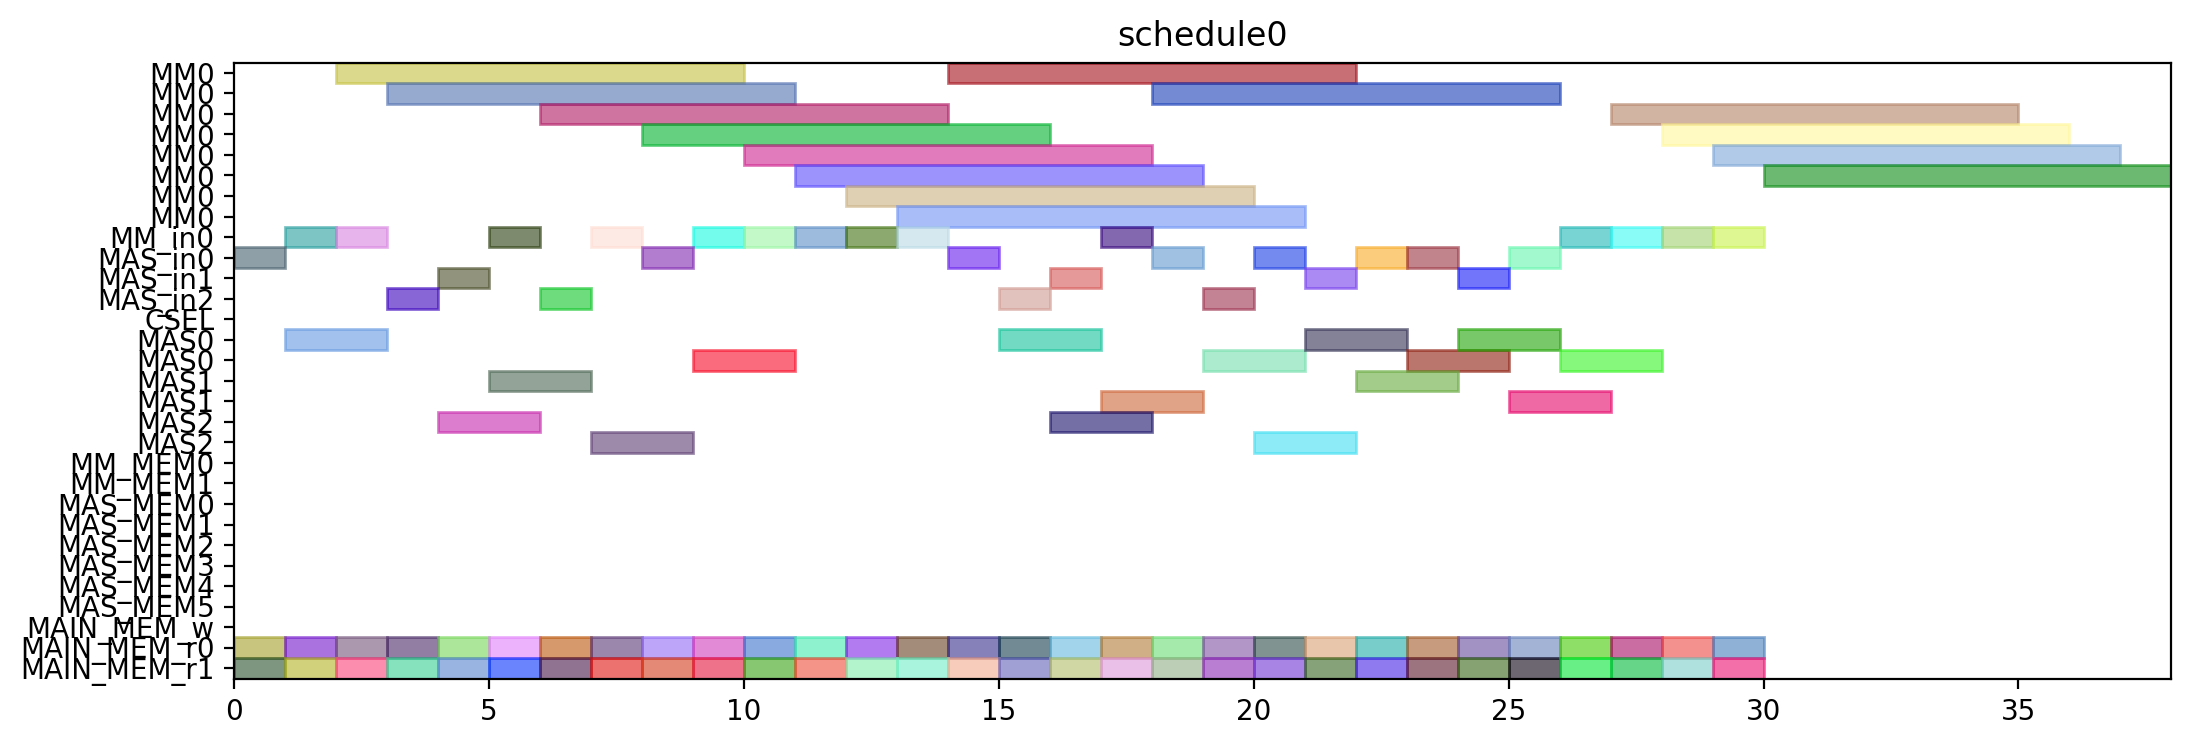

Write the Python code that produced this figure.
from pyschedule import Scenario, solvers, plotters, alt


def solve():
	horizon = 120
	S = Scenario("schedule0", horizon=horizon)

	# resource
	MM = S.Resources('MM', num=1, size=8)
	MM_in = S.Resources('MM_in', num=1)
	MAS_in = S.Resources('MAS_in', num=3)
	CSEL = S.Resource('CSEL')
	MAS = S.Resources('MAS', num=3, size=2, periods=range(1, horizon))
	MM_MEM = S.Resources('MM_MEM', num=2)
	MAS_MEM = S.Resources('MAS_MEM', num=6)
	MAIN_MEM_w = S.Resource('MAIN_MEM_w', size=1)
	MAIN_MEM_r = S.Resources('MAIN_MEM_r', num=2)

	# result of previous scheduling

	# new tasks
	t1_t0 = S.Task('t1_t0', length=8, delay_cost=1)
	t1_t0 += alt(MM)
	t1_t0_in = S.Task('t1_t0_in', length=1, delay_cost=1)
	t1_t0_in += alt(MM_in)
	S += t1_t0_in*MM_in[0]<=t1_t0*MM[0]
	t1_t0_mem0 = S.Task('t1_t0_mem0', length=1, delay_cost=1)
	t1_t0_mem0 += MAIN_MEM_r[0]
	S += t1_t0_mem0 <= t1_t0

	t1_t0_mem1 = S.Task('t1_t0_mem1', length=1, delay_cost=1)
	t1_t0_mem1 += MAIN_MEM_r[1]
	S += t1_t0_mem1 <= t1_t0

	t1_t1 = S.Task('t1_t1', length=8, delay_cost=1)
	t1_t1 += alt(MM)
	t1_t1_in = S.Task('t1_t1_in', length=1, delay_cost=1)
	t1_t1_in += alt(MM_in)
	S += t1_t1_in*MM_in[0]<=t1_t1*MM[0]
	t1_t1_mem0 = S.Task('t1_t1_mem0', length=1, delay_cost=1)
	t1_t1_mem0 += MAIN_MEM_r[0]
	S += t1_t1_mem0 <= t1_t1

	t1_t1_mem1 = S.Task('t1_t1_mem1', length=1, delay_cost=1)
	t1_t1_mem1 += MAIN_MEM_r[1]
	S += t1_t1_mem1 <= t1_t1

	t1_t2 = S.Task('t1_t2', length=2, delay_cost=1)
	t1_t2 += alt(MAS)
	t1_t2_in = S.Task('t1_t2_in', length=1, delay_cost=1)
	t1_t2_in += alt(MAS_in)
	S += t1_t2_in*MAS_in[0]<=t1_t2*MAS[0]

	S += t1_t2_in*MAS_in[1]<=t1_t2*MAS[1]

	S += t1_t2_in*MAS_in[2]<=t1_t2*MAS[2]

	t1_t2_mem0 = S.Task('t1_t2_mem0', length=1, delay_cost=1)
	t1_t2_mem0 += MAIN_MEM_r[0]
	S += t1_t2_mem0 <= t1_t2

	t1_t2_mem1 = S.Task('t1_t2_mem1', length=1, delay_cost=1)
	t1_t2_mem1 += MAIN_MEM_r[1]
	S += t1_t2_mem1 <= t1_t2

	t1_t3 = S.Task('t1_t3', length=2, delay_cost=1)
	t1_t3 += alt(MAS)
	t1_t3_in = S.Task('t1_t3_in', length=1, delay_cost=1)
	t1_t3_in += alt(MAS_in)
	S += t1_t3_in*MAS_in[0]<=t1_t3*MAS[0]

	S += t1_t3_in*MAS_in[1]<=t1_t3*MAS[1]

	S += t1_t3_in*MAS_in[2]<=t1_t3*MAS[2]

	t1_t3_mem0 = S.Task('t1_t3_mem0', length=1, delay_cost=1)
	t1_t3_mem0 += MAIN_MEM_r[0]
	S += t1_t3_mem0 <= t1_t3

	t1_t3_mem1 = S.Task('t1_t3_mem1', length=1, delay_cost=1)
	t1_t3_mem1 += MAIN_MEM_r[1]
	S += t1_t3_mem1 <= t1_t3

	t2_t0 = S.Task('t2_t0', length=8, delay_cost=1)
	t2_t0 += alt(MM)
	t2_t0_in = S.Task('t2_t0_in', length=1, delay_cost=1)
	t2_t0_in += alt(MM_in)
	S += t2_t0_in*MM_in[0]<=t2_t0*MM[0]
	t2_t0_mem0 = S.Task('t2_t0_mem0', length=1, delay_cost=1)
	t2_t0_mem0 += MAIN_MEM_r[0]
	S += t2_t0_mem0 <= t2_t0

	t2_t0_mem1 = S.Task('t2_t0_mem1', length=1, delay_cost=1)
	t2_t0_mem1 += MAIN_MEM_r[1]
	S += t2_t0_mem1 <= t2_t0

	t2_t1 = S.Task('t2_t1', length=8, delay_cost=1)
	t2_t1 += alt(MM)
	t2_t1_in = S.Task('t2_t1_in', length=1, delay_cost=1)
	t2_t1_in += alt(MM_in)
	S += t2_t1_in*MM_in[0]<=t2_t1*MM[0]
	t2_t1_mem0 = S.Task('t2_t1_mem0', length=1, delay_cost=1)
	t2_t1_mem0 += MAIN_MEM_r[0]
	S += t2_t1_mem0 <= t2_t1

	t2_t1_mem1 = S.Task('t2_t1_mem1', length=1, delay_cost=1)
	t2_t1_mem1 += MAIN_MEM_r[1]
	S += t2_t1_mem1 <= t2_t1

	t2_t2 = S.Task('t2_t2', length=2, delay_cost=1)
	t2_t2 += alt(MAS)
	t2_t2_in = S.Task('t2_t2_in', length=1, delay_cost=1)
	t2_t2_in += alt(MAS_in)
	S += t2_t2_in*MAS_in[0]<=t2_t2*MAS[0]

	S += t2_t2_in*MAS_in[1]<=t2_t2*MAS[1]

	S += t2_t2_in*MAS_in[2]<=t2_t2*MAS[2]

	t2_t2_mem0 = S.Task('t2_t2_mem0', length=1, delay_cost=1)
	t2_t2_mem0 += MAIN_MEM_r[0]
	S += t2_t2_mem0 <= t2_t2

	t2_t2_mem1 = S.Task('t2_t2_mem1', length=1, delay_cost=1)
	t2_t2_mem1 += MAIN_MEM_r[1]
	S += t2_t2_mem1 <= t2_t2

	t2_t3 = S.Task('t2_t3', length=2, delay_cost=1)
	t2_t3 += alt(MAS)
	t2_t3_in = S.Task('t2_t3_in', length=1, delay_cost=1)
	t2_t3_in += alt(MAS_in)
	S += t2_t3_in*MAS_in[0]<=t2_t3*MAS[0]

	S += t2_t3_in*MAS_in[1]<=t2_t3*MAS[1]

	S += t2_t3_in*MAS_in[2]<=t2_t3*MAS[2]

	t2_t3_mem0 = S.Task('t2_t3_mem0', length=1, delay_cost=1)
	t2_t3_mem0 += MAIN_MEM_r[0]
	S += t2_t3_mem0 <= t2_t3

	t2_t3_mem1 = S.Task('t2_t3_mem1', length=1, delay_cost=1)
	t2_t3_mem1 += MAIN_MEM_r[1]
	S += t2_t3_mem1 <= t2_t3

	t0_t0 = S.Task('t0_t0', length=8, delay_cost=1)
	t0_t0 += alt(MM)
	t0_t0_in = S.Task('t0_t0_in', length=1, delay_cost=1)
	t0_t0_in += alt(MM_in)
	S += t0_t0_in*MM_in[0]<=t0_t0*MM[0]
	t0_t0_mem0 = S.Task('t0_t0_mem0', length=1, delay_cost=1)
	t0_t0_mem0 += MAIN_MEM_r[0]
	S += t0_t0_mem0 <= t0_t0

	t0_t0_mem1 = S.Task('t0_t0_mem1', length=1, delay_cost=1)
	t0_t0_mem1 += MAIN_MEM_r[1]
	S += t0_t0_mem1 <= t0_t0

	t0_t1 = S.Task('t0_t1', length=8, delay_cost=1)
	t0_t1 += alt(MM)
	t0_t1_in = S.Task('t0_t1_in', length=1, delay_cost=1)
	t0_t1_in += alt(MM_in)
	S += t0_t1_in*MM_in[0]<=t0_t1*MM[0]
	t0_t1_mem0 = S.Task('t0_t1_mem0', length=1, delay_cost=1)
	t0_t1_mem0 += MAIN_MEM_r[0]
	S += t0_t1_mem0 <= t0_t1

	t0_t1_mem1 = S.Task('t0_t1_mem1', length=1, delay_cost=1)
	t0_t1_mem1 += MAIN_MEM_r[1]
	S += t0_t1_mem1 <= t0_t1

	t0_t2 = S.Task('t0_t2', length=2, delay_cost=1)
	t0_t2 += alt(MAS)
	t0_t2_in = S.Task('t0_t2_in', length=1, delay_cost=1)
	t0_t2_in += alt(MAS_in)
	S += t0_t2_in*MAS_in[0]<=t0_t2*MAS[0]

	S += t0_t2_in*MAS_in[1]<=t0_t2*MAS[1]

	S += t0_t2_in*MAS_in[2]<=t0_t2*MAS[2]

	t0_t2_mem0 = S.Task('t0_t2_mem0', length=1, delay_cost=1)
	t0_t2_mem0 += MAIN_MEM_r[0]
	S += t0_t2_mem0 <= t0_t2

	t0_t2_mem1 = S.Task('t0_t2_mem1', length=1, delay_cost=1)
	t0_t2_mem1 += MAIN_MEM_r[1]
	S += t0_t2_mem1 <= t0_t2

	t0_t3 = S.Task('t0_t3', length=2, delay_cost=1)
	t0_t3 += alt(MAS)
	t0_t3_in = S.Task('t0_t3_in', length=1, delay_cost=1)
	t0_t3_in += alt(MAS_in)
	S += t0_t3_in*MAS_in[0]<=t0_t3*MAS[0]

	S += t0_t3_in*MAS_in[1]<=t0_t3*MAS[1]

	S += t0_t3_in*MAS_in[2]<=t0_t3*MAS[2]

	t0_t3_mem0 = S.Task('t0_t3_mem0', length=1, delay_cost=1)
	t0_t3_mem0 += MAIN_MEM_r[0]
	S += t0_t3_mem0 <= t0_t3

	t0_t3_mem1 = S.Task('t0_t3_mem1', length=1, delay_cost=1)
	t0_t3_mem1 += MAIN_MEM_r[1]
	S += t0_t3_mem1 <= t0_t3

	t4_t0_t0 = S.Task('t4_t0_t0', length=8, delay_cost=1)
	t4_t0_t0 += alt(MM)
	t4_t0_t0_in = S.Task('t4_t0_t0_in', length=1, delay_cost=1)
	t4_t0_t0_in += alt(MM_in)
	S += t4_t0_t0_in*MM_in[0]<=t4_t0_t0*MM[0]
	t4_t0_t0_mem0 = S.Task('t4_t0_t0_mem0', length=1, delay_cost=1)
	t4_t0_t0_mem0 += MAIN_MEM_r[0]
	S += t4_t0_t0_mem0 <= t4_t0_t0

	t4_t0_t0_mem1 = S.Task('t4_t0_t0_mem1', length=1, delay_cost=1)
	t4_t0_t0_mem1 += MAIN_MEM_r[1]
	S += t4_t0_t0_mem1 <= t4_t0_t0

	t4_t0_t1 = S.Task('t4_t0_t1', length=8, delay_cost=1)
	t4_t0_t1 += alt(MM)
	t4_t0_t1_in = S.Task('t4_t0_t1_in', length=1, delay_cost=1)
	t4_t0_t1_in += alt(MM_in)
	S += t4_t0_t1_in*MM_in[0]<=t4_t0_t1*MM[0]
	t4_t0_t1_mem0 = S.Task('t4_t0_t1_mem0', length=1, delay_cost=1)
	t4_t0_t1_mem0 += MAIN_MEM_r[0]
	S += t4_t0_t1_mem0 <= t4_t0_t1

	t4_t0_t1_mem1 = S.Task('t4_t0_t1_mem1', length=1, delay_cost=1)
	t4_t0_t1_mem1 += MAIN_MEM_r[1]
	S += t4_t0_t1_mem1 <= t4_t0_t1

	t4_t0_t2 = S.Task('t4_t0_t2', length=2, delay_cost=1)
	t4_t0_t2 += alt(MAS)
	t4_t0_t2_in = S.Task('t4_t0_t2_in', length=1, delay_cost=1)
	t4_t0_t2_in += alt(MAS_in)
	S += t4_t0_t2_in*MAS_in[0]<=t4_t0_t2*MAS[0]

	S += t4_t0_t2_in*MAS_in[1]<=t4_t0_t2*MAS[1]

	S += t4_t0_t2_in*MAS_in[2]<=t4_t0_t2*MAS[2]

	t4_t0_t2_mem0 = S.Task('t4_t0_t2_mem0', length=1, delay_cost=1)
	t4_t0_t2_mem0 += MAIN_MEM_r[0]
	S += t4_t0_t2_mem0 <= t4_t0_t2

	t4_t0_t2_mem1 = S.Task('t4_t0_t2_mem1', length=1, delay_cost=1)
	t4_t0_t2_mem1 += MAIN_MEM_r[1]
	S += t4_t0_t2_mem1 <= t4_t0_t2

	t4_t0_t3 = S.Task('t4_t0_t3', length=2, delay_cost=1)
	t4_t0_t3 += alt(MAS)
	t4_t0_t3_in = S.Task('t4_t0_t3_in', length=1, delay_cost=1)
	t4_t0_t3_in += alt(MAS_in)
	S += t4_t0_t3_in*MAS_in[0]<=t4_t0_t3*MAS[0]

	S += t4_t0_t3_in*MAS_in[1]<=t4_t0_t3*MAS[1]

	S += t4_t0_t3_in*MAS_in[2]<=t4_t0_t3*MAS[2]

	t4_t0_t3_mem0 = S.Task('t4_t0_t3_mem0', length=1, delay_cost=1)
	t4_t0_t3_mem0 += MAIN_MEM_r[0]
	S += t4_t0_t3_mem0 <= t4_t0_t3

	t4_t0_t3_mem1 = S.Task('t4_t0_t3_mem1', length=1, delay_cost=1)
	t4_t0_t3_mem1 += MAIN_MEM_r[1]
	S += t4_t0_t3_mem1 <= t4_t0_t3

	t4_t1_t0 = S.Task('t4_t1_t0', length=8, delay_cost=1)
	t4_t1_t0 += alt(MM)
	t4_t1_t0_in = S.Task('t4_t1_t0_in', length=1, delay_cost=1)
	t4_t1_t0_in += alt(MM_in)
	S += t4_t1_t0_in*MM_in[0]<=t4_t1_t0*MM[0]
	t4_t1_t0_mem0 = S.Task('t4_t1_t0_mem0', length=1, delay_cost=1)
	t4_t1_t0_mem0 += MAIN_MEM_r[0]
	S += t4_t1_t0_mem0 <= t4_t1_t0

	t4_t1_t0_mem1 = S.Task('t4_t1_t0_mem1', length=1, delay_cost=1)
	t4_t1_t0_mem1 += MAIN_MEM_r[1]
	S += t4_t1_t0_mem1 <= t4_t1_t0

	t4_t1_t1 = S.Task('t4_t1_t1', length=8, delay_cost=1)
	t4_t1_t1 += alt(MM)
	t4_t1_t1_in = S.Task('t4_t1_t1_in', length=1, delay_cost=1)
	t4_t1_t1_in += alt(MM_in)
	S += t4_t1_t1_in*MM_in[0]<=t4_t1_t1*MM[0]
	t4_t1_t1_mem0 = S.Task('t4_t1_t1_mem0', length=1, delay_cost=1)
	t4_t1_t1_mem0 += MAIN_MEM_r[0]
	S += t4_t1_t1_mem0 <= t4_t1_t1

	t4_t1_t1_mem1 = S.Task('t4_t1_t1_mem1', length=1, delay_cost=1)
	t4_t1_t1_mem1 += MAIN_MEM_r[1]
	S += t4_t1_t1_mem1 <= t4_t1_t1

	t4_t1_t2 = S.Task('t4_t1_t2', length=2, delay_cost=1)
	t4_t1_t2 += alt(MAS)
	t4_t1_t2_in = S.Task('t4_t1_t2_in', length=1, delay_cost=1)
	t4_t1_t2_in += alt(MAS_in)
	S += t4_t1_t2_in*MAS_in[0]<=t4_t1_t2*MAS[0]

	S += t4_t1_t2_in*MAS_in[1]<=t4_t1_t2*MAS[1]

	S += t4_t1_t2_in*MAS_in[2]<=t4_t1_t2*MAS[2]

	t4_t1_t2_mem0 = S.Task('t4_t1_t2_mem0', length=1, delay_cost=1)
	t4_t1_t2_mem0 += MAIN_MEM_r[0]
	S += t4_t1_t2_mem0 <= t4_t1_t2

	t4_t1_t2_mem1 = S.Task('t4_t1_t2_mem1', length=1, delay_cost=1)
	t4_t1_t2_mem1 += MAIN_MEM_r[1]
	S += t4_t1_t2_mem1 <= t4_t1_t2

	t4_t1_t3 = S.Task('t4_t1_t3', length=2, delay_cost=1)
	t4_t1_t3 += alt(MAS)
	t4_t1_t3_in = S.Task('t4_t1_t3_in', length=1, delay_cost=1)
	t4_t1_t3_in += alt(MAS_in)
	S += t4_t1_t3_in*MAS_in[0]<=t4_t1_t3*MAS[0]

	S += t4_t1_t3_in*MAS_in[1]<=t4_t1_t3*MAS[1]

	S += t4_t1_t3_in*MAS_in[2]<=t4_t1_t3*MAS[2]

	t4_t1_t3_mem0 = S.Task('t4_t1_t3_mem0', length=1, delay_cost=1)
	t4_t1_t3_mem0 += MAIN_MEM_r[0]
	S += t4_t1_t3_mem0 <= t4_t1_t3

	t4_t1_t3_mem1 = S.Task('t4_t1_t3_mem1', length=1, delay_cost=1)
	t4_t1_t3_mem1 += MAIN_MEM_r[1]
	S += t4_t1_t3_mem1 <= t4_t1_t3

	t4_t2_t0 = S.Task('t4_t2_t0', length=8, delay_cost=1)
	t4_t2_t0 += alt(MM)
	t4_t2_t0_in = S.Task('t4_t2_t0_in', length=1, delay_cost=1)
	t4_t2_t0_in += alt(MM_in)
	S += t4_t2_t0_in*MM_in[0]<=t4_t2_t0*MM[0]
	t4_t2_t0_mem0 = S.Task('t4_t2_t0_mem0', length=1, delay_cost=1)
	t4_t2_t0_mem0 += MAIN_MEM_r[0]
	S += t4_t2_t0_mem0 <= t4_t2_t0

	t4_t2_t0_mem1 = S.Task('t4_t2_t0_mem1', length=1, delay_cost=1)
	t4_t2_t0_mem1 += MAIN_MEM_r[1]
	S += t4_t2_t0_mem1 <= t4_t2_t0

	t4_t2_t1 = S.Task('t4_t2_t1', length=8, delay_cost=1)
	t4_t2_t1 += alt(MM)
	t4_t2_t1_in = S.Task('t4_t2_t1_in', length=1, delay_cost=1)
	t4_t2_t1_in += alt(MM_in)
	S += t4_t2_t1_in*MM_in[0]<=t4_t2_t1*MM[0]
	t4_t2_t1_mem0 = S.Task('t4_t2_t1_mem0', length=1, delay_cost=1)
	t4_t2_t1_mem0 += MAIN_MEM_r[0]
	S += t4_t2_t1_mem0 <= t4_t2_t1

	t4_t2_t1_mem1 = S.Task('t4_t2_t1_mem1', length=1, delay_cost=1)
	t4_t2_t1_mem1 += MAIN_MEM_r[1]
	S += t4_t2_t1_mem1 <= t4_t2_t1

	t4_t2_t2 = S.Task('t4_t2_t2', length=2, delay_cost=1)
	t4_t2_t2 += alt(MAS)
	t4_t2_t2_in = S.Task('t4_t2_t2_in', length=1, delay_cost=1)
	t4_t2_t2_in += alt(MAS_in)
	S += t4_t2_t2_in*MAS_in[0]<=t4_t2_t2*MAS[0]

	S += t4_t2_t2_in*MAS_in[1]<=t4_t2_t2*MAS[1]

	S += t4_t2_t2_in*MAS_in[2]<=t4_t2_t2*MAS[2]

	t4_t2_t2_mem0 = S.Task('t4_t2_t2_mem0', length=1, delay_cost=1)
	t4_t2_t2_mem0 += MAIN_MEM_r[0]
	S += t4_t2_t2_mem0 <= t4_t2_t2

	t4_t2_t2_mem1 = S.Task('t4_t2_t2_mem1', length=1, delay_cost=1)
	t4_t2_t2_mem1 += MAIN_MEM_r[1]
	S += t4_t2_t2_mem1 <= t4_t2_t2

	t4_t2_t3 = S.Task('t4_t2_t3', length=2, delay_cost=1)
	t4_t2_t3 += alt(MAS)
	t4_t2_t3_in = S.Task('t4_t2_t3_in', length=1, delay_cost=1)
	t4_t2_t3_in += alt(MAS_in)
	S += t4_t2_t3_in*MAS_in[0]<=t4_t2_t3*MAS[0]

	S += t4_t2_t3_in*MAS_in[1]<=t4_t2_t3*MAS[1]

	S += t4_t2_t3_in*MAS_in[2]<=t4_t2_t3*MAS[2]

	t4_t2_t3_mem0 = S.Task('t4_t2_t3_mem0', length=1, delay_cost=1)
	t4_t2_t3_mem0 += MAIN_MEM_r[0]
	S += t4_t2_t3_mem0 <= t4_t2_t3

	t4_t2_t3_mem1 = S.Task('t4_t2_t3_mem1', length=1, delay_cost=1)
	t4_t2_t3_mem1 += MAIN_MEM_r[1]
	S += t4_t2_t3_mem1 <= t4_t2_t3

	t4_t40 = S.Task('t4_t40', length=2, delay_cost=1)
	t4_t40 += alt(MAS)
	t4_t40_in = S.Task('t4_t40_in', length=1, delay_cost=1)
	t4_t40_in += alt(MAS_in)
	S += t4_t40_in*MAS_in[0]<=t4_t40*MAS[0]

	S += t4_t40_in*MAS_in[1]<=t4_t40*MAS[1]

	S += t4_t40_in*MAS_in[2]<=t4_t40*MAS[2]

	t4_t40_mem0 = S.Task('t4_t40_mem0', length=1, delay_cost=1)
	t4_t40_mem0 += MAIN_MEM_r[0]
	S += t4_t40_mem0 <= t4_t40

	t4_t40_mem1 = S.Task('t4_t40_mem1', length=1, delay_cost=1)
	t4_t40_mem1 += MAIN_MEM_r[1]
	S += t4_t40_mem1 <= t4_t40

	t4_t41 = S.Task('t4_t41', length=2, delay_cost=1)
	t4_t41 += alt(MAS)
	t4_t41_in = S.Task('t4_t41_in', length=1, delay_cost=1)
	t4_t41_in += alt(MAS_in)
	S += t4_t41_in*MAS_in[0]<=t4_t41*MAS[0]

	S += t4_t41_in*MAS_in[1]<=t4_t41*MAS[1]

	S += t4_t41_in*MAS_in[2]<=t4_t41*MAS[2]

	t4_t41_mem0 = S.Task('t4_t41_mem0', length=1, delay_cost=1)
	t4_t41_mem0 += MAIN_MEM_r[0]
	S += t4_t41_mem0 <= t4_t41

	t4_t41_mem1 = S.Task('t4_t41_mem1', length=1, delay_cost=1)
	t4_t41_mem1 += MAIN_MEM_r[1]
	S += t4_t41_mem1 <= t4_t41

	t4_t50 = S.Task('t4_t50', length=2, delay_cost=1)
	t4_t50 += alt(MAS)
	t4_t50_in = S.Task('t4_t50_in', length=1, delay_cost=1)
	t4_t50_in += alt(MAS_in)
	S += t4_t50_in*MAS_in[0]<=t4_t50*MAS[0]

	S += t4_t50_in*MAS_in[1]<=t4_t50*MAS[1]

	S += t4_t50_in*MAS_in[2]<=t4_t50*MAS[2]

	t4_t50_mem0 = S.Task('t4_t50_mem0', length=1, delay_cost=1)
	t4_t50_mem0 += MAIN_MEM_r[0]
	S += t4_t50_mem0 <= t4_t50

	t4_t50_mem1 = S.Task('t4_t50_mem1', length=1, delay_cost=1)
	t4_t50_mem1 += MAIN_MEM_r[1]
	S += t4_t50_mem1 <= t4_t50

	t4_t51 = S.Task('t4_t51', length=2, delay_cost=1)
	t4_t51 += alt(MAS)
	t4_t51_in = S.Task('t4_t51_in', length=1, delay_cost=1)
	t4_t51_in += alt(MAS_in)
	S += t4_t51_in*MAS_in[0]<=t4_t51*MAS[0]

	S += t4_t51_in*MAS_in[1]<=t4_t51*MAS[1]

	S += t4_t51_in*MAS_in[2]<=t4_t51*MAS[2]

	t4_t51_mem0 = S.Task('t4_t51_mem0', length=1, delay_cost=1)
	t4_t51_mem0 += MAIN_MEM_r[0]
	S += t4_t51_mem0 <= t4_t51

	t4_t51_mem1 = S.Task('t4_t51_mem1', length=1, delay_cost=1)
	t4_t51_mem1 += MAIN_MEM_r[1]
	S += t4_t51_mem1 <= t4_t51

	t4_t8_t0 = S.Task('t4_t8_t0', length=8, delay_cost=1)
	t4_t8_t0 += alt(MM)
	t4_t8_t0_in = S.Task('t4_t8_t0_in', length=1, delay_cost=1)
	t4_t8_t0_in += alt(MM_in)
	S += t4_t8_t0_in*MM_in[0]<=t4_t8_t0*MM[0]
	t4_t8_t0_mem0 = S.Task('t4_t8_t0_mem0', length=1, delay_cost=1)
	t4_t8_t0_mem0 += MAIN_MEM_r[0]
	S += t4_t8_t0_mem0 <= t4_t8_t0

	t4_t8_t0_mem1 = S.Task('t4_t8_t0_mem1', length=1, delay_cost=1)
	t4_t8_t0_mem1 += MAIN_MEM_r[1]
	S += t4_t8_t0_mem1 <= t4_t8_t0

	t4_t8_t1 = S.Task('t4_t8_t1', length=8, delay_cost=1)
	t4_t8_t1 += alt(MM)
	t4_t8_t1_in = S.Task('t4_t8_t1_in', length=1, delay_cost=1)
	t4_t8_t1_in += alt(MM_in)
	S += t4_t8_t1_in*MM_in[0]<=t4_t8_t1*MM[0]
	t4_t8_t1_mem0 = S.Task('t4_t8_t1_mem0', length=1, delay_cost=1)
	t4_t8_t1_mem0 += MAIN_MEM_r[0]
	S += t4_t8_t1_mem0 <= t4_t8_t1

	t4_t8_t1_mem1 = S.Task('t4_t8_t1_mem1', length=1, delay_cost=1)
	t4_t8_t1_mem1 += MAIN_MEM_r[1]
	S += t4_t8_t1_mem1 <= t4_t8_t1

	solvers.mip.solve(S,msg=1,kind='CPLEX',ratio_gap=1.01)

	solution = [['hoge']*len(S.solution()[1]) for i in range(len(S.solution()))]
	for i in range(len(S.solution())):
		for j in range(len(S.solution()[i])):
			solution[i][j]=str(S.solution()[i][j])
	print(solution)

	cycles = int(solution[-1][3])

	pic_file_name = "/mnt/rose/usr1/fukuda/ABE/multiRAM_multiMAS_16mux/scheduling_result/stage8MM1_stage2MAS3/SPARSE/schedule0.png"
	if(S.solution() != []):
		plotters.matplotlib.plot(S,img_filename=pic_file_name, show_task_labels=False, fig_size=(cycles*0.25+3, 4))

	return solution
